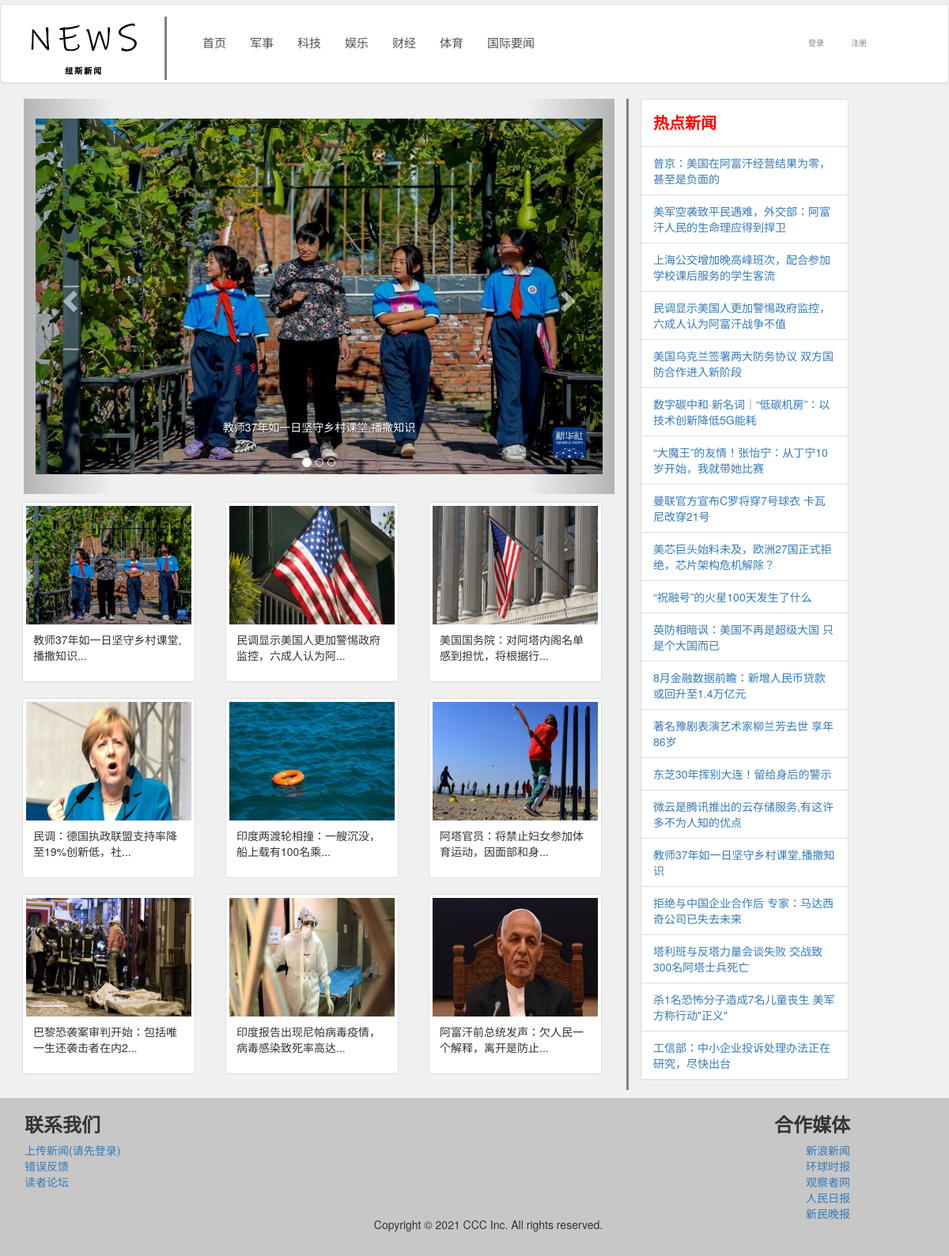
The page / on the database its author committed.
### tables this page shows
CREATE TABLE IF NOT EXISTS `tbl_newsclass` (
  `classid` int(11) NOT NULL AUTO_INCREMENT COMMENT '类别编号',
  `classname` varchar(50) DEFAULT NULL COMMENT '类别标题',
  `classdesc` varchar(200) DEFAULT NULL COMMENT '类别说明',
  PRIMARY KEY (`classid`)
);

CREATE TABLE IF NOT EXISTS `tbl_news` (
  `newsid` int(11) NOT NULL AUTO_INCREMENT COMMENT '新闻编号',
  `title` varchar(100) NOT NULL COMMENT '新闻标题',
  `content` text COMMENT '新闻内容',
  `publishtime` timestamp NOT NULL DEFAULT CURRENT_TIMESTAMP COMMENT '发布时间',
  `uid` int(11) NOT NULL COMMENT '用户编号',
  `classid` int(11) NOT NULL COMMENT '新闻类型编号',
  `istop` int(11) NOT NULL DEFAULT '0' COMMENT '置顶标志',
  `ishot` int(11) NOT NULL DEFAULT '0' COMMENT '热点标志',
  `likecount` int(11) NOT NULL DEFAULT '0' COMMENT '新闻点赞计数',
  `viewcount` int(11) NOT NULL DEFAULT '0' COMMENT '新闻访问量',
  `newsimg` varchar(50) NOT NULL,
  PRIMARY KEY (`newsid`),
  KEY `FK_uid` (`uid`),
  KEY `FK_classid` (`classid`)
);

### php/newsclass.dao.php (called while the page is built, shortened)
<?php
require_once 'common.php';
function findnewsclass(){
    $sql="select * from tbl_newsclass";
    $link=get_connect();
    $result=execQuery($sql,$link);
    return $result;
}
?>

### php/common.php (called while the page is built, shortened)
<?php
function execQuery($strQuery,$link){
    $res= mysqli_query($link,$strQuery);
    $results = array();
     while($row = mysqli_fetch_assoc($res)){
       $results[] = $row;
    }
    return $results;
}
?>

### php/news.dao.php (called while the page is built, shortened)
<?php
    require_once 'common.php';
	function find3News(){
		$sql="select * from tbl_news where istop = '1' order by publishtime desc limit 3";
		$link=get_connect();
		$result=execQuery($sql,$link);
		return $result;
	}
	function find9News(){
		$sql="select * from tbl_news order by publishtime desc limit 9";
		$link=get_connect();
		$result=execQuery($sql,$link);
		return $result;
	}
	function findhotNews(){
		$sql="select * from tbl_news order by viewcount desc limit 20";
		$link=get_connect();
		$result=execQuery($sql,$link);
		return $result;
	}
?>

### index.php (the view, shortened to what this page needs)
<!DOCTYPE html>
<html>
	<head>
		<link rel="stylesheet"  href="dist/css/bootstrap.css"/>
		<link rel="stylesheet"  href="css/body.css"/>
		<?php
		    require_once 'php/newsclass.dao.php';
		    require_once 'php/news.dao.php';
		    $rst=findnewsclass();
		?>
	</head>
	<body>
		<div class="panel panel-default" style="height: 100px;margin-top: 5px;">
		    <div class="panel-body">
		        <div class="container">
					<div class="row" style="height: 90px;">
					<div class="col-md-2" style="border-right:solid gray;">
						<img src="img/news.jpg" >
					</div>
		        	<div class="col-md-8" style="margin-top: 8px;font-size: 15px;">
		        		<nav class="navbar navbar-static-top" role="navigation">
		        		    <div class="container-fluid">
		        		    <div>
		        		        <ul class="nav navbar-nav">
		        		                <li><a href="php/newslist?page=1.php" style="color: #4F4F4F;">首页</a></li>
		        		                <?php
		        		                    foreach($rst as $row){
		        		                        $classid=$row['classid'];
		        		                        $classname=$row['classname'];
		        		                        echo "<li><a href='php/newslist.php?classid=$classid' style='color: #4F4F4F;'>$classname</a></li>";
		        		                    }
		        		                ?>
		        		        </ul>
		        		    </div>
		        		    </div>
		        		</nav>
		        	</div>
					<div class="col-md-2" style="margin-top: 15px;font-size: 10px;">
						<ul class="nav nav-tabs" style="border: none;">
							<li><a href="php/logic.php" style="color: #828282;">
							<?php
							if(!isset($_SESSION['user'])){
							    echo "登录";
							}else{
								$userinfo=$_SESSION['user'];
								echo "你好,",$userinfo['username'];
							}
							?>
							</a></li>
							<li>
							<?php
							if(!isset($_SESSION['user'])){
							    echo "<a href='php/regis.php' style='color: #828282;'>注册";
							}else{
								echo "<a href=logic.php?action=logout style='color: #828282;'>注销</a>";
							}
							?>
							</li>
						</ul>
					</div>
					</div>
				</div>
			</div>
		</div>
		<?php
			$rst2=find3News();
			foreach($rst2 as $row){
				$title[]=$row['title'];
				$img[]=$row['newsimg'];
				$newsid[]=$row['newsid'];
			}
		?>
		<div class="container">
			<div class="row">
				<div class="col-md-8" style="border-right: solid 3px #808080;">
				<div id="myCarousel" class="carousel slide col-md-12" style="height: 500px;">
					<ol class="carousel-indicators">
						<li data-target="#myCarousel" data-slide-to="0" class="active"></li>
						<li data-target="#myCarousel" data-slide-to="1"></li>
						<li data-target="#myCarousel" data-slide-to="2"></li>
					</ol>
					<div class="carousel-inner">
						<div class="item active">
							<a href='php/newsdetail.php?newsid=<?php echo $newsid[0] ?>'><img src=<?php echo "./php/newsimg/".$img[0].".jpg" ?> alt="First slide" style="width: 1200px;height: 450px;margin-top: 25px;" class="center-block"></a>
							<div class="carousel-caption"><?php echo $title[0] ?></div>
						</div>
					</div>
					<a class="left carousel-control" href="#myCarousel" role="button" data-slide="prev">
						<span class="glyphicon glyphicon-chevron-left" aria-hidden="true"></span>
					</a>
					<a class="right carousel-control" href="#myCarousel" role="button" data-slide="next">
						<span class="glyphicon glyphicon-chevron-right" aria-hidden="true"></span>
					</a>
				</div>
				<?php
					$rst4=find9News();
					foreach($rst4 as $row){
						$title1[]=mb_substr($row['title'],0,22,'utf8').'...';
						$img1[]=$row['newsimg'];
						$newsid1[]=$row['newsid'];
					}
				?>
				<div class="col-md-4" style="margin-left: -17px;margin-top: 10px;">
				        <div class="thumbnail">
				            <a href='php/newsdetail.php?newsid=<?php echo $newsid1[0] ?>'><img src=<?php echo "./php/newsimg/".$img1[0].".jpg" ?> style="width:100%;height:150px"></a>
				            <div class="caption">
				                <p><?php echo $title1[0] ?></p>
				            </div>
				        </div>
				</div>
				<div class="col-md-4" style="margin-left: 8px;margin-top: 10px;">
				        <div class="thumbnail">
				            <a href='php/newsdetail.php?newsid=<?php echo $newsid1[1] ?>'><img src=<?php echo "./php/newsimg/".$img1[1].".jpg" ?> style="width:100%;height:150px"></a>
				            <div class="caption">
				                <p><?php echo $title1[1] ?></p>
				            </div>
				        </div>
				</div>
				<div class="col-md-4" style="margin-left: 8px;margin-top: 10px;">
				        <div class="thumbnail">
				            <a href='php/newsdetail.php?newsid=<?php echo $newsid1[2] ?>'><img src=<?php echo "./php/newsimg/".$img1[2].".jpg" ?> style="width:100%;height:150px"></a>
				            <div class="caption">
				                <p><?php echo $title1[2] ?></p>
				            </div>
				        </div>
				</div>
				<div class="col-md-4" style="margin-left: -17px;">
				        <div class="thumbnail">
				            <a href='php/newsdetail.php?newsid=<?php echo $newsid1[3] ?>'><img src=<?php echo "./php/newsimg/".$img1[3].".jpg" ?> style="width:100%;height:150px"></a>
				            <div class="caption">
				                <p><?php echo $title1[3] ?></p>
				            </div>
				        </div>
				</div>
				<div class="col-md-4" style="margin-left: 8px;">
				        <div class="thumbnail"></a></a></a>
				            <a href='php/newsdetail.php?newsid=<?php echo $newsid1[4] ?>'><img src=<?php echo "./php/newsimg/".$img1[4].".jpg" ?> style="width:100%;height:150px"></a>
				            <div class="caption">
				                <p><?php echo $title1[4] ?></p>
				            </div>
				        </div>
				</div>
				<div class="col-md-4" style="margin-left: 8px;">
				        <div class="thumbnail">
				            <a href='php/newsdetail.php?newsid=<?php echo $newsid1[5] ?>'><img src=<?php echo "./php/newsimg/".$img1[5].".jpg" ?> style="width:100%;height:150px"></a>
				            <div class="caption">
				                <p><?php echo $title1[5] ?></p>
				            </div>
				        </div>
				</div>
				<div class="col-md-4" style="margin-left: -17px;">
				        <div class="thumbnail">
				            <a href='php/newsdetail.php?newsid=<?php echo $newsid1[6] ?>'><img src=<?php echo "./php/newsimg/".$img1[6].".jpg" ?> style="width:100%;height:150px"></a>
				            <div class="caption">
				                <p><?php echo $title1[6] ?></p>
				            </div>
				        </div>
				</div>
				<div class="col-md-4" style="margin-left: 8px;">
				        <div class="thumbnail">
				            <a href='php/newsdetail.php?newsid=<?php echo $newsid1[7] ?>'><img src=<?php echo "./php/newsimg/".$img1[7].".jpg" ?> style="width:100%;height:150px"></a>
				            <div class="caption">
				                <p><?php echo $title1[7] ?></p>
				            </div>
				        </div>
				</div>
				<div class="col-md-4" style="margin-left: 8px;">
				        <div class="thumbnail">
				            <a href='php/newsdetail.php?newsid=<?php echo $newsid1[8] ?>'><img src=<?php echo "./php/newsimg/".$img1[8].".jpg" ?> style="width:100%;height:150px"></a>
				            <div class="caption">
				                <p><?php echo $title1[8] ?></p>
				            </div>
				        </div>
				</div>
				</div>
				<div class="col-md-3" style="height: 1000px;">
					<div class="panel panel-default">
					    <div class="panel-body" style="color: red;">
					        <span style="font-size: 20px;font-weight: 700;">热点新闻</span>
					    </div>
						<?php
							$rst3=findhotNews();
							echo "<ul class='list-group'>";
							foreach($rst3 as $row){
								$newsid=$row['newsid'];
								echo "<li class='list-group-item'><a href='php/newsdetail.php?newsid=$newsid'>".$row['title']."</a></li>";
							}
							echo "</ul>";
						?>
					</div>
				</div>
			</div>
		</div>
		<div style="width: 100%;background-color: #C7C7C7;height: 200px;margin-top: 10px;">
			<div class="container">
				<div class="row">
					<div class="text-left col-md-4" style="padding-left: 16px;">
						<ul  class="list-unstyled">
							<li class="h3"style="font-weight: bold;">联系我们</li>
							<li><?php
							if(!isset($_SESSION['user'])){
								echo "<a href='php/logic.php'>上传新闻(请先登录)</a>";
							}else{
								$userinfo=$_SESSION['user'];
								echo "<a href='php/addnews.php'>上传新闻</a>";
							}
							?></li>
							<li><a href="#">错误反馈</a></li>
							<li><a href="#">读者论坛</a></li>
						</ul>
					</div>
					<div class="text-center col-md-4" style="margin-top: 150px;padding-right:20px ;">
						<ul>
							<p class="copyright">Copyright © 2021 CCC Inc. All rights reserved.</p>
						</ul>
					</div>
					<div class="text-right col-md-4" style="padding-right: 110px;">
						<ul  class="list-unstyled">
							<li class="h3"style="font-weight: bold;">合作媒体</li>
							<li><a href="#">新浪新闻</a></li>
							<li><a href="#">环球时报</a></li>
							<li><a href="#">观察者网</a></li>
							<li><a href="#">人民日报</a></li>
							<li><a href="#">新民晚报</a></li>
						</ul>
					</div>
				</div>
			</div>
		</div>
	</body>
</html>

### css/body.css (style rules this page uses)
body { background-color: #f0f0f0; }

### rows shown on the page
tbl_newsclass: classname "军事"
tbl_newsclass: classname "科技"
tbl_newsclass: classname "娱乐"
tbl_newsclass: classname "财经"
tbl_newsclass: classname "体育"
tbl_newsclass: classname "国际要闻"
tbl_news: title "普京：美国在阿富汗经营结果为零，甚至是负面的"
tbl_news: title "美军空袭致平民遇难，外交部：阿富汗人民的生命理应得到捍卫"
tbl_news: title "上海公交增加晚高峰班次，配合参加学校课后服务的学生客流"
tbl_news: title "民调显示美国人更加警惕政府监控，六成人认为阿富汗战争不值"
tbl_news: title "美国乌克兰签署两大防务协议 双方国防合作进入新阶段"
tbl_news: title "数字碳中和·新名词｜“低碳机房”：以技术创新降低5G能耗"
tbl_news: title "“大魔王”的友情！张怡宁：从丁宁10岁开始，我就带她比赛"
tbl_news: title "曼联官方宣布C罗将穿7号球衣 卡瓦尼改穿21号"
tbl_news: title "美芯巨头始料未及，欧洲27国正式拒绝，芯片架构危机解除？"
tbl_news: title "“祝融号”的火星100天发生了什么"
tbl_news: title "英防相暗讽：美国不再是超级大国 只是个大国而已"
tbl_news: title "8月金融数据前瞻：新增人民币贷款或回升至1.4万亿元"
tbl_news: title "著名豫剧表演艺术家柳兰芳去世 享年86岁"
tbl_news: title "东芝30年挥别大连！留给身后的警示"
tbl_news: title "微云是腾讯推出的云存储服务,有这许多不为人知的优点"
tbl_news: title "教师37年如一日坚守乡村课堂,播撒知识"
tbl_news: title "拒绝与中国企业合作后 专家：马达西奇公司已失去未来"
tbl_news: title "塔利班与反塔力量会谈失败 交战致300名阿塔士兵死亡"
tbl_news: title "杀1名恐怖分子造成7名儿童丧生 美军方称行动\"正义\""
tbl_news: title "工信部：中小企业投诉处理办法正在研究，尽快出台"

### other values the page prints
$title[0] "教师37年如一日坚守乡村课堂,播撒知识"
$title1[0] "教师37年如一日坚守乡村课堂,播撒知识..."
$title1[1] "民调显示美国人更加警惕政府监控，六成人认为阿..."
$title1[2] "美国国务院：对阿塔内阁名单感到担忧，将根据行..."
$title1[3] "民调：德国执政联盟支持率降至19%创新低，社..."
$title1[4] "印度两渡轮相撞：一艘沉没，船上载有100名乘..."
$title1[5] "阿塔官员：将禁止妇女参加体育运动，因面部和身..."
$title1[6] "巴黎恐袭案审判开始：包括唯一生还袭击者在内2..."
$title1[7] "印度报告出现尼帕病毒疫情，病毒感染致死率高达..."
$title1[8] "阿富汗前总统发声：欠人民一个解释，离开是防止..."
